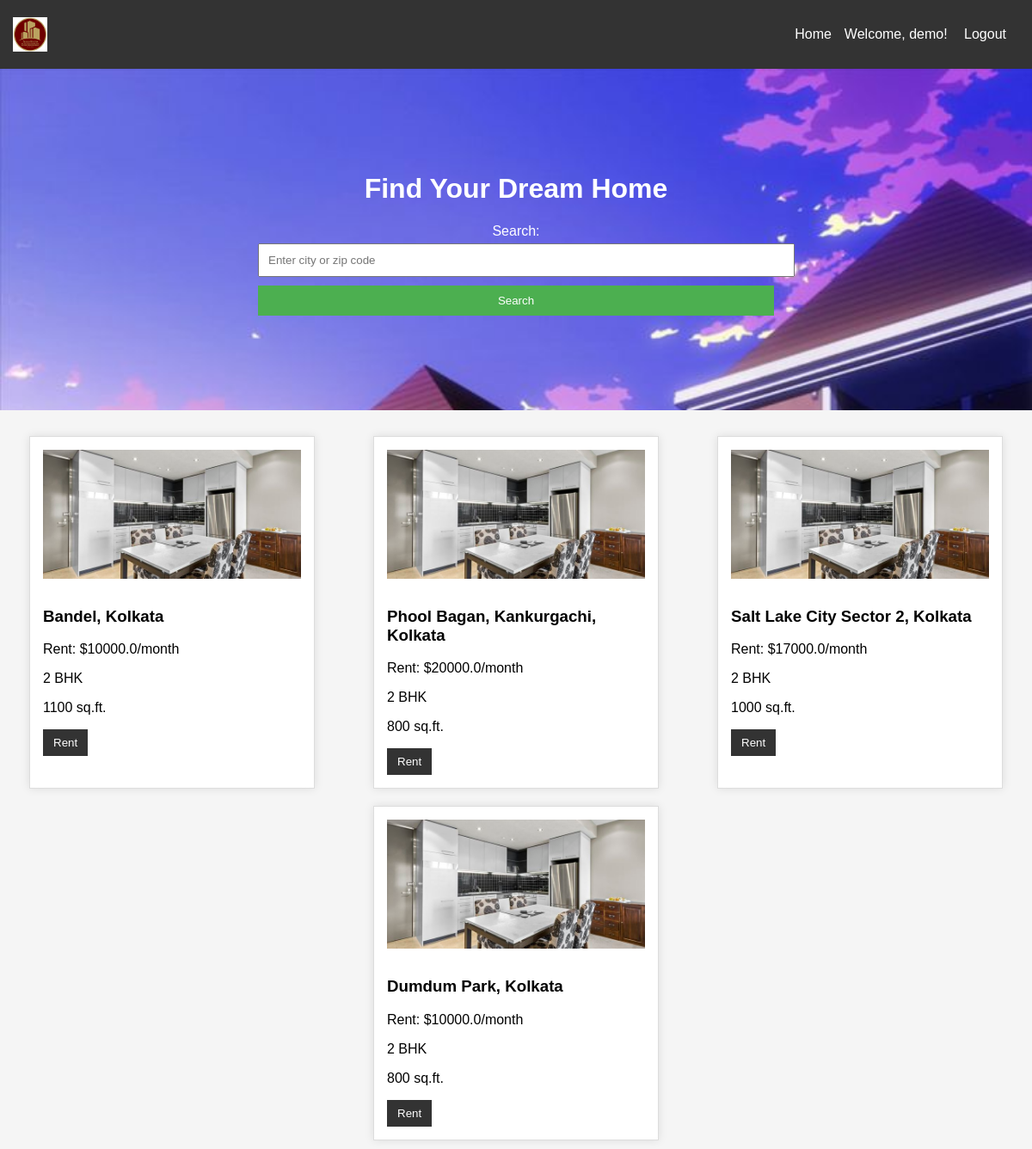
The page / (signed in) on the database its author committed.
### tables this page shows
CREATE TABLE users (
            id INTEGER PRIMARY KEY AUTOINCREMENT,
            username TEXT NOT NULL UNIQUE,
            password_hash TEXT NOT NULL
        );

CREATE TABLE properties (
            id INTEGER PRIMARY KEY AUTOINCREMENT,
            bhk INTEGER NOT NULL,
            rent REAL NOT NULL,
            size INTEGER NOT NULL,
            floor TEXT NOT NULL,
            area_type TEXT NOT NULL,
            area_locality TEXT NOT NULL,
            city TEXT NOT NULL,
            furnishing_status TEXT NOT NULL,
            tenant_preferred TEXT NOT NULL,
            bathroom INTEGER NOT NULL,
            point_of_contact TEXT NOT NULL
        );

### app.py (the view)
@app.route('/', methods=['GET', 'POST'])
def home():
    if request.method == 'POST':
        search_term = request.form.get('search_term', '')
        properties = get_db().execute('''
            SELECT * FROM properties
            WHERE area_locality LIKE ? OR city LIKE ? OR furnishing_status LIKE ? OR tenant_preferred LIKE ?
        ''', (f"%{search_term}%", f"%{search_term}%", f"%{search_term}%", f"%{search_term}%")).fetchall()
    else:
        properties = get_db().execute('SELECT * FROM properties LIMIT 4').fetchall()
    return render_template('index.html', properties=properties)

### app.py (called while the page is built)
@login_manager.user_loader
def load_user(user_id):
    conn = sqlite3.connect(DATABASE)
    cursor = conn.cursor()
    result = cursor.execute('SELECT * FROM users WHERE id = ?', (user_id,)).fetchone()
    if result:
        return User(result[0], result[1], result[2])
    return None

def get_db():
    if 'db' not in g:
        g.db = sqlite3.connect(DATABASE)
        g.db.row_factory = sqlite3.Row  # Access rows by column name
    return g.db

### templates/index.html (shortened to what this page needs)
<!DOCTYPE html>
<html lang="en">
<head>
    <link rel="stylesheet" href="{{ url_for('static', filename='style.css') }}">
</head>
<body>
    <div class="navbar">
        <img src="/static/images.png" alt="Logo">
        <div class="navbar-links">
            <a href="{{ url_for('home') }}">Home</a>
            {% if current_user.is_authenticated %}
            <p>Welcome, {{ current_user.username }}! <a href="{{ url_for('logout') }}">Logout</a></p>
            {% else %}
            <a href="{{ url_for('login') }}">Login</a>
            <a href="{{ url_for('register') }}">Register</a>
            {% endif %}
        </div>
    </div>
    <div class="jumbotron">
        <h1>Find Your Dream Home</h1>
        <form method="post" action="{{ url_for('home') }}" class="search-form">
            <label for="search_term">Search:</label>
            <input type="text" id="search_term" name="search_term" placeholder="Enter city or zip code">
            <input type="submit" value="Search">
        </form>
    </div>
    {% if properties %}
    <div class="property-container">
        {% for property in properties %}
        <div class="property-card">
            <img class="property-image" src="{{ url_for('static', filename='1.jpg') }}" alt="Property Image">
            <h3>{{ property[6] }}, {{ property[7] }}</h3>
            <p>Rent: ${{ property[2] }}/month</p>
            <p>{{ property[1] }} BHK</p>
            <p>{{ property[3] }} sq.ft.</p>
            <button onclick="location.href='{{ url_for('rent', property_id=property.id) }}'">Rent</button>
        </div>
        {% endfor %}
    </div>
    {% endif %}
</body>
</html>

### static/style.css (style rules this page uses)
body { font-family: 'Arial', sans-serif; background-color: #f4f4f4; margin: 0; padding: 0; }
h1 { text-align: center; }
form { margin-top: 20px; }
label { display: block; margin-bottom: 5px; }
input { width: 100%; padding: 10px; margin-bottom: 10px; }
input[type="submit"] { background-color: #4caf50; color: #fff; border: none; cursor: pointer; }

### templates/index.html (style rules this page uses)
body { font-family: 'Arial', sans-serif; background-color: #f5f5f5; margin: 0; padding: 0; }
.navbar { background-color: #333; color: white; padding: 15px; display: flex; justify-content: space-between; align-items: center; }
.navbar img { height: 40px; }
.navbar-links { display: flex; align-items: center; }
.navbar a { color: white; text-decoration: none; margin: 0 15px; }
.jumbotron { background-image: url('/static/06f06790e8069f73490cbf7f07114bde.jpg'); background-size: cover; color: white; text-align: center; padding: 100px 0; margin-bottom: 20px; }
.search-form { max-width: 600px; margin: 0 auto; }
.property-container { display: flex; flex-wrap: wrap; justify-content: space-around; margin-top: 20px; }
.property-card { width: 300px; margin: 10px; padding: 15px; border: 1px solid #ddd; box-shadow: 0 0 10px rgba(0, 0, 0, 0.1); background-color: #fff; }
.property-card img { width: 100%; height: 150px; object-fit: cover; margin-bottom: 10px; }
.property-card button { display: block; margin-top: 10px; padding: 8px 12px; background-color: #333; color: white; border: none; cursor: pointer; }

### rows shown on the page
users: username "demo"
properties: area_locality "Bandel", city "Kolkata", rent "10000.0", bhk "2", size "1100"
properties: area_locality "Phool Bagan, Kankurgachi", city "Kolkata", rent "20000.0", bhk "2", size "800"
properties: area_locality "Salt Lake City Sector 2", city "Kolkata", rent "17000.0", bhk "2", size "1000"
properties: area_locality "Dumdum Park", city "Kolkata", rent "10000.0", bhk "2", size "800"
